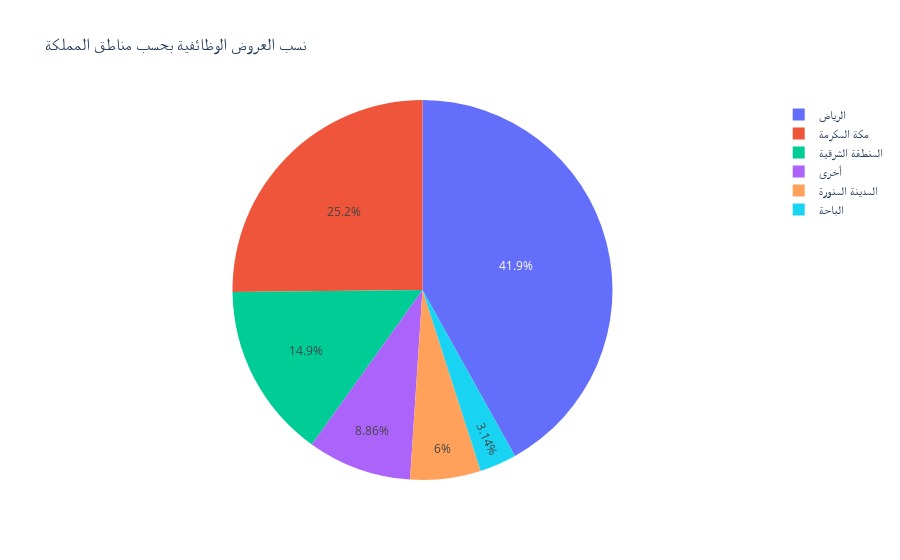

The notebook cell this image was saved under:
### Code cell
import plotly.express as px


# Create pie chart
fig = px.pie(
    pie_data, names='region',
    values='frequency',
    title="نسب العروض الوظائفية بحسب مناطق المملكة"
)

# Show the chart
fig.show()

### Figure 1 — Plotly figure (JSON) as saved in the notebook; plotly's stock layout.template omitted (floating-point values rounded to 4 significant figures)
{"data": [{"domain": {"x": [0, 1], "y": [0, 1]}, "hovertemplate": "region=%{label}<br>frequency=%{value}<extra></extra>", "labels": ["الرياض", "مكة المكرمة", "المنطقة الشرقية", "المدينة المنورة", "الباحة", "أخرى"], "legendgroup": "", "name": "", "showlegend": true, "type": "pie", "values": [601, 361, 214, 86, 45, 127]}], "layout": {"autosize": true, "legend": {"tracegroupgap": 0}, "title": {"text": "نسب العروض الوظائفية بحسب مناطق المملكة"}}}
